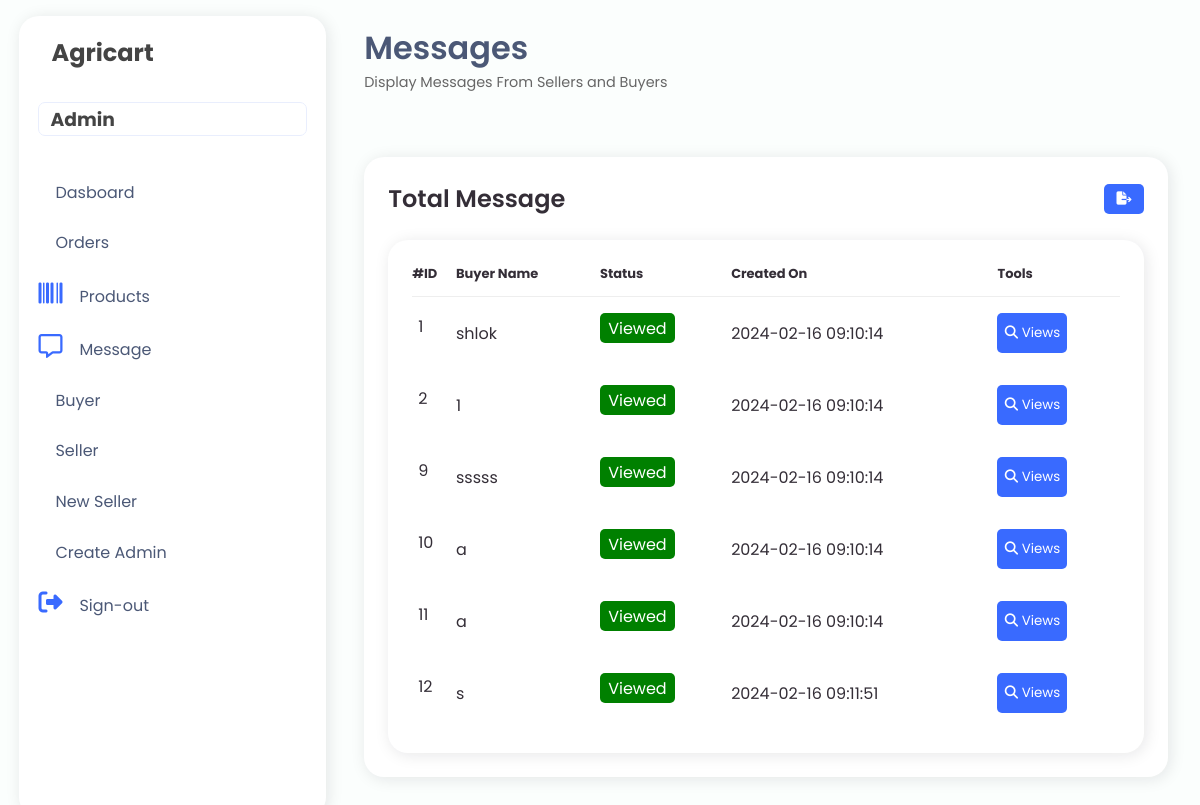
/admin/message.php (signed in), run on the app's committed database.
### tables this page shows
CREATE TABLE `contact_details` (
  `contact_id` int(255) NOT NULL,
  `buyer_name` varchar(255) NOT NULL,
  `email` varchar(255) NOT NULL,
  `message` varchar(255) NOT NULL,
  `status` bigint(20) NOT NULL,
  `created_on` datetime NOT NULL
);

### admin/message.php (the view, shortened to what this page needs)
<?php
include ("../database/connection.php");
$query = "select* from contact_details";
$result = mysqli_query($conn, $query);
?>
<!DOCTYPE html>
<html lang="en">
<head>
    <link rel="stylesheet" href="https://maxst.icons8.com/vue-static/landings/line-awesome/line-awesome/1.3.0/css/line-awesome.min.css">
    <link rel="stylesheet" href="admin.css">
</head>
<body>
    <?php include ("navbar.php"); ?>
    <div class="main-content">
        <header>
            <div class="header-title-wrapper">
                <div class="header-title">
                    <h1>Messages</h1>
                    <p>Display Messages From Sellers and Buyers<span class="las la-chart-lin"></span></p>
                </div>
            </div>
        </header>
        <main>
            <div class="table-data">
                <div class="order">
                <div class="head">
            <h3>Total Message</h3>
            <form id="download">
                <button onclick="downloadCSV()"><i class="fa-solid fa-file-export"></i></button>
            </form>
        </div>
                    <section>
                        <div class="table-data">
                            <div class="order">
                                <table id="table">
                                    <thead>
                                        <tr>
                                            <th>#ID</th>
                                            <th>Buyer Name</th>
                                            <th>Status</th>
                                            <th>Created On</th>
                                            <th>Tools</th>
                                        </tr>
                                    </thead>
                                    <tbody>
                                        <?php
                                        if (mysqli_num_rows($result) > 0) {
                                        while($row = mysqli_fetch_assoc($result)){
                                        ?>
                                            <tr>
                                                <td><?php echo $row['contact_id'];?></td>
                                                <td><?php echo $row['buyer_name'];?></td>
                                                <td class="status" >
                                                    <div class="status_inner_div"  style="background-color: <?php echo ($row['status'] == 0) ? 'red' : 'green'; ?>;">
                                                        <span><?php echo ($row['status'] == 0) ? 'New' : 'Viewed'; ?></span>
                                                    </div>
                                                </td>
                                                <td><?php echo $row['created_on'];?></td>
                                                <td>
                                                    <button onclick="openPopup('<?php echo $row['contact_id']; ?>')"><i class="fa-solid fa-magnifying-glass"></i> Views</button>
                                                </td>
                                            </tr>
                                            <?php
                                            }
                                        }
                                       ?>
                                    </tbody>
                                </table>
                            </div>
                        </div>
                    </section>
                </div>
            </div>
        </main>
    </div>
</body>
</html>

### admin/admin.css (style rules this page uses)
:root { --color-main: #396aff; --bg2: #dce5ff; --bg: #fbfefd; --main-accent: #e9eefd; --main-text: #4b5876; --shadow: rgba(17, 17, 26, 0.1) 2px 2px 16px; --light: #F9F9F9; --blue: #3C91E6; --light-blue: #CFE8FF; --grey: #eee; --dark-grey: #AAAAAA; --dark: #342E37; --red: #DB504A; --yellow: #FFCE26; --light-yellow: #FFF2C6; --orange: #FD7238; --light-orange: #FFE0D3; }
* { padding: 0; margin: 0; text-decoration: none; font-family: 'Poppins', sans-serif; list-style-type: none; box-sizing: border-box; }
body { background: var(--bg); overflow-x: hidden; }
.main-content { margin-left: 345px; width: calc(100vw - 345px); padding: 1rem 1.2rem; padding-right: 2rem; transition: margin-left 300ms; }
header { display: flex; justify-content: space-between; padding-top: .5rem; }
.header-title-wrapper { display: flex; }
.header-title h1 { color: var(--main-text); font-weight: 600; }
.header-title p { color: #666; font-size: .9rem; }
main { padding-top: 2.5rem; padding-bottom: 2.5rem; }
.table-data { display: flex; flex-wrap: wrap; grid-gap: 24px; margin-top: 24px; width: 100%; color: var(--dark); }
.table-data > div { border-radius: 20px; background: #fff; padding: 24px; overflow-x: auto; box-shadow: var(--shadow); }
.table-data .head { display: flex; align-items: center; grid-gap: 16px; margin-bottom: 24px; }
.table-data .head h3 { margin-right: auto; font-size: 24px; font-weight: 600; }
.table-data .order { flex-grow: 1; flex-basis: 500px; }
.table-data .order table { width: 100%; border-collapse: collapse; }
.table-data .order table th { padding-bottom: 12px; font-size: 13px; text-align: left; border-bottom: 1px solid var(--grey); }
.table-data .order table td { padding: 16px 0; }
.table-data .order table tr td:first-child { display: flex; align-items: center; grid-gap: 12px; padding-left: 6px; }
.status { display: inline-block; padding: 5px; border-radius: 3px; }
.status_inner_div { background-color: ; padding: 5px; display: flex; align-items: center; justify-content: center; width: 75px; height: 30px; border-radius: 5px; color: white; }
#download button { background-color: #396aff; color: #fff; border: none; border-radius: 5px; cursor: pointer; height: 30px; width: 40px; }
button { background-color: #396aff; color: #fff; border: none; border-radius: 5px; cursor: pointer; height: 30px; width: 40px; }
#table button { background-color: #396aff; color: #fff; padding: 10px 6px; border: none; border-radius: 5px; cursor: pointer; height: 40px; width: 70px; }

### data on the page
contact_details: contact_id "1", buyer_name "shlok", status "Viewed", created_on "2024-02-16 09:10:14"
contact_details: contact_id "2", buyer_name "1", status "Viewed", created_on "2024-02-16 09:10:14"
contact_details: contact_id "9", buyer_name "sssss", status "Viewed", created_on "2024-02-16 09:10:14"
contact_details: contact_id "10", buyer_name "a", status "Viewed", created_on "2024-02-16 09:10:14"
contact_details: contact_id "11", buyer_name "a", status "Viewed", created_on "2024-02-16 09:10:14"
contact_details: contact_id "12", buyer_name "s", status "Viewed", created_on "2024-02-16 09:11:51"
